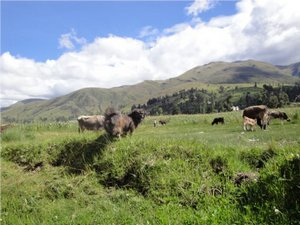
//> input picture images/Histogram_Calculation_Original_Image.jpg, 300 x 225 px
$ ./copy_Ellipse ../images/Histogram_Calculation_Original_Image.jpg   (built with g++ and OpenCV 4)
//> lines starting //> are read from the running program, lines starting //| are printed output that depends on the picture; after the words box and inside, x2 and y2 are one past the last pixel; in counts of white or black regions, pixels touching at a corner belong together
### ellipse/Header/Ellipse.h
#pragma once

#include <iostream>
#include<opencv2/opencv.hpp>
#include <stdio.h>
#include <time.h>


using namespace std;
using namespace cv;

class Ellipse {
public:
	//struct Circle;
	struct Circle{
		Point2f center;
		char entranceType;
	};
	// Constructor for Ellipse.
	Ellipse(string filename);

	// Draws ellipses on center and end regions of entrance rectangles.
	void drawCircle(Mat image, vector<Ellipse::Circle> &circles);

	Mat frame;
};

### ellipse/copy_Ellipse.cpp
#include "Ellipse.h"

struct ellipseStr{
	vector<int> radii[2]; // Two radius
	vector<Point> centers[2]; // Two centers
	vector<Point> corners[4]; // Four corners
};

// Draws ellipses on center and end regions of entrance rectangles.
	void newDrawEllipse(Mat image){

		Mat cimage(image);
		Mat threshold_output;
		cvtColor(cimage, cimage, CV_RGB2GRAY);

		vector<vector<Point> > contours;
		vector<Vec4i> hierarchy;

		// image.convertTo(cimage, CV_8UC1);

		namedWindow("Contours", WINDOW_AUTOSIZE);
		imshow("Contours", cimage);

		threshold( cimage, threshold_output, 15, 255, THRESH_BINARY);

		findContours(threshold_output, contours, hierarchy, CV_RETR_LIST, CV_CHAIN_APPROX_NONE);

		vector<RotatedRect> minRect( contours.size() );
		vector<RotatedRect> minEllipse( contours.size() );


		for(int i=0; i<contours.size(); i++){
			// ellipseStr e;
			// e.center1( contours.size() );

			minRect[i] = minAreaRect( Mat( contours[i] ));
			if(contours[i].size() > 5)
				minEllipse[i] = fitEllipse( Mat( contours[i]));
		}

		Mat drawing = Mat::zeros( threshold_output.size(), CV_8UC3 );
		for(int i=0; i<contours.size(); i++)
			ellipse(drawing, minEllipse[i], Scalar(0,255,255), 1, CV_AA);
		namedWindow("Ellipses", CV_WINDOW_AUTOSIZE );
		imshow("Ellipses", drawing);
	}

	int main(int argc, char** argv){
		Mat image;
		if(argc != 2){
			cerr << "Image could not be found!" << endl;
			return -1;
		}
		image = imread(argv[1]);
//> image is the input picture: 225 rows x 300 cols, CV_8UC3; mean B, G, R 131.6, 149, 138.7
		if(! image.data){
			cout << "No data in image" << endl;
			return -1;
		}

		// Draw rectangles on corners
		rectangle(image, Point(0,0), Point(5, 5), Scalar(0,0,0), -1);
//> image: 225 rows x 300 cols, CV_8UC3; 0.05% of pixels changed, all inside (x1, y1, x2, y2) = (0, 0, 6, 6)
		rectangle(image, Point(image.size().width-5, 0), Point(image.size().width, 5), Scalar(0,0,0), -1);
//> image: 225 rows x 300 cols, CV_8UC3; mean B, G, R 131.4, 148.8, 138.5
		rectangle(image, Point(0, image.size().height-5), Point(5, image.size().height), Scalar(0,0,0), -1);
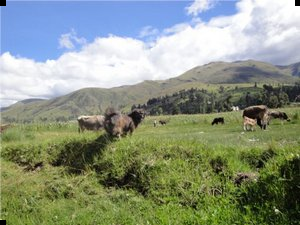
//> image: 225 rows x 300 cols, CV_8UC3; mean B, G, R 131.3, 148.7, 138.5
		rectangle(image, Point(image.size().width-5, image.size().height-5), Point(image.size().width ,image.size().height), Scalar(0,0,0), -1);
//> image: 225 rows x 300 cols, CV_8UC3; 25 pixels changed, all inside (x1, y1, x2, y2) = (295, 220, 300, 225)

		newDrawEllipse(image);
//> in newDrawEllipse, `cvtColor(cimage, cimage, CV_RGB2GRAY);`:
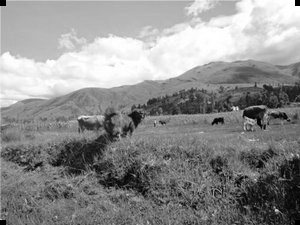
//> cimage: 225 rows x 300 cols, CV_8UC1; min 0, max 255, mean 142.3
//> in newDrawEllipse, `threshold( cimage, threshold_output, 15, 255, THRESH_BINARY);`:
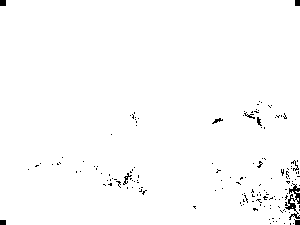
//> threshold_output: 225 rows x 300 cols, CV_8UC1; 98.7% white; black in thin lines or dots
//> in newDrawEllipse, `findContours(threshold_output, contours, hierarchy, CV_RETR_LIST, CV_C..`: contours = 205 contours, 198 with area under 20; largest, box (x1, y1, x2, y2) and area: (0, 0, 300, 225) 66686, (284, 193, 297, 212) 110, (123, 172, 133, 185) 46, (211, 117, 224, 125) 40, (256, 116, 263, 127) 36, (246, 114, 256, 120) 24, (280, 168, 285, 177) 23
//> after the loop in newDrawEllipse, `for(int i=0; i<contours.size(); i++)`: minRect = 205 RotatedRects (x, y, width, height, angle), first 8: [293, 223, 1.41, 1.41, -45], [284, 223, 1.41, 1.41, -45], [270, 223, 1.41, 1.41, -45], [276, 221, 1.41, 1.41, -45], [273, 221, 1.41, 1.41, -45], [294, 219, 1.41, 1.41, -45], [269, 219, 1.41, 1.41, -45], [279, 218, 1.41, 1.41, -45]; minEllipse = 205 RotatedRects (x, y, width, height, angle), first 8: [0, 0, 0, 0, 0], [0, 0, 0, 0, 0], [0, 0, 0, 0, 0], [0, 0, 0, 0, 0], [0, 0, 0, 0, 0], [0, 0, 0, 0, 0], [0, 0, 0, 0, 0], [0, 0, 0, 0, 0]
//> after the loop in newDrawEllipse, `for(int i=0; i<contours.size(); i++)`:
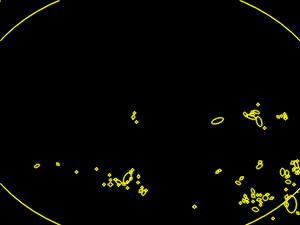
//> drawing: 225 rows x 300 cols, CV_8UC3; mean B, G, R 0, 5.2, 5.2
		waitKey(0);

		return 0;
	}
